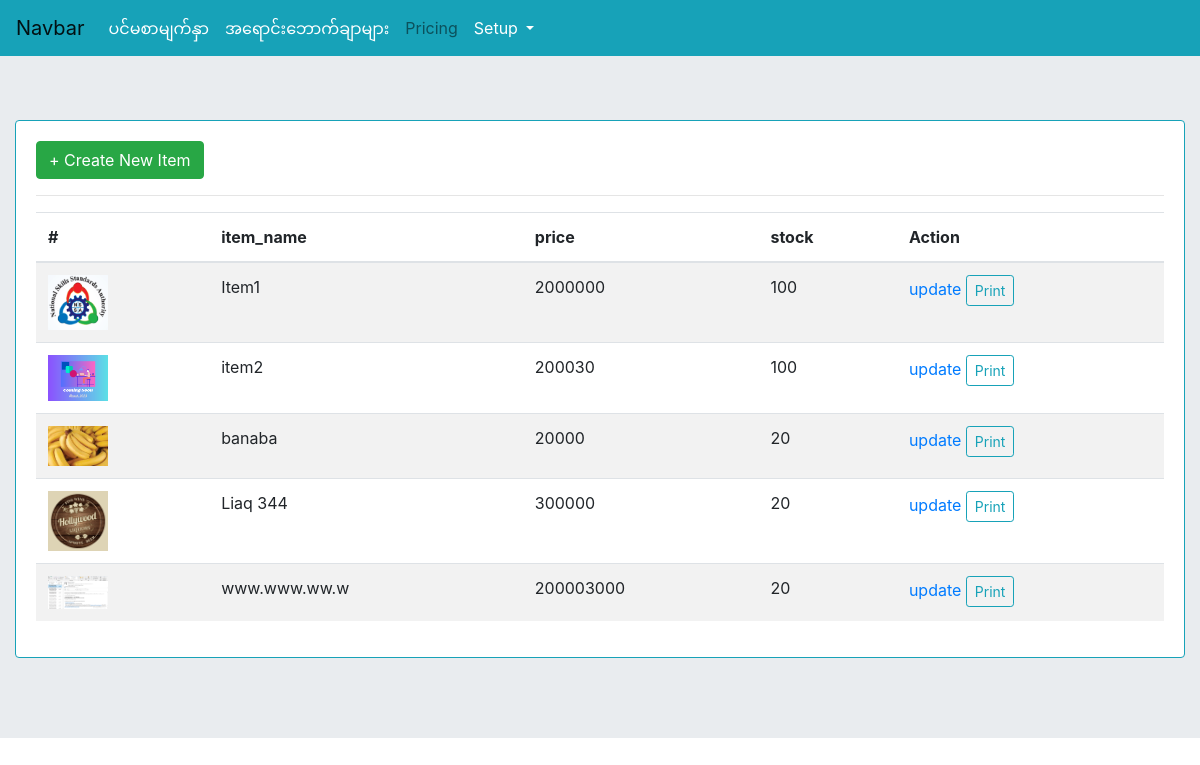
The page /itemlist/ on the database as committed earlier.
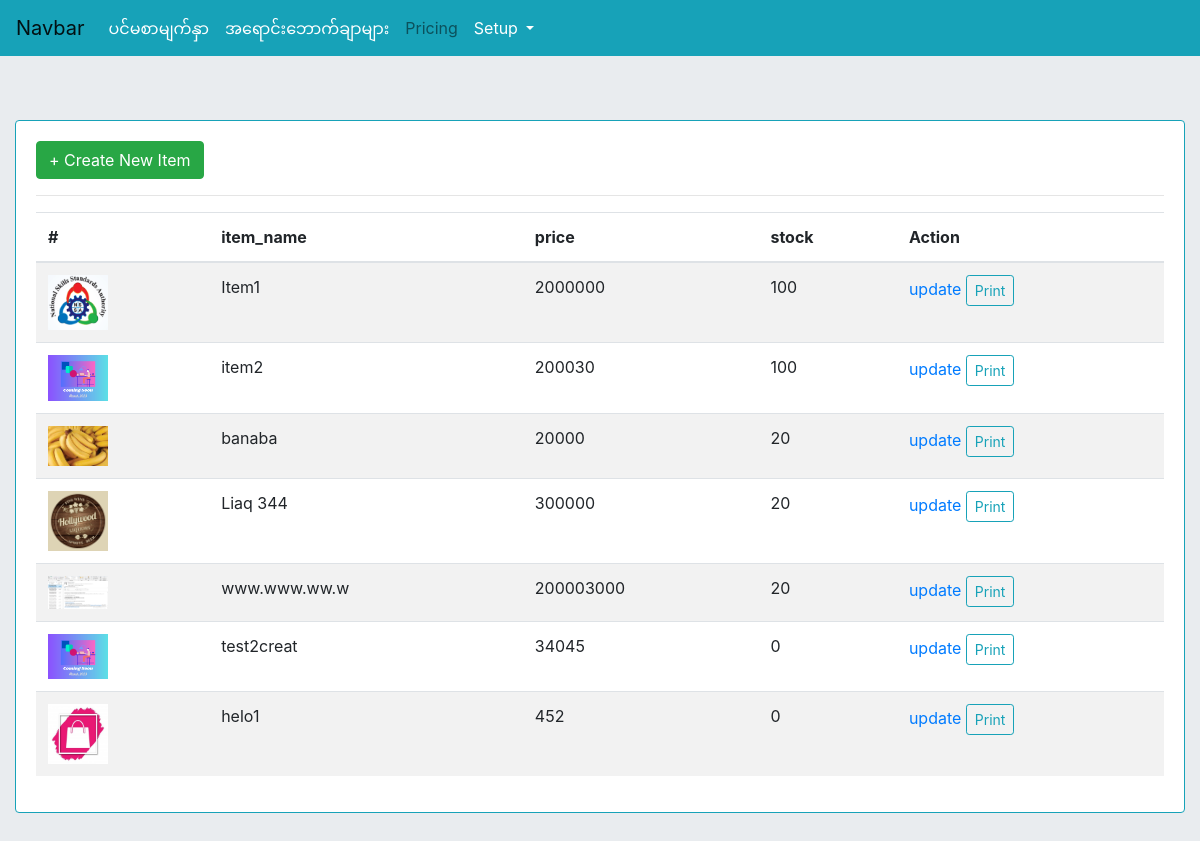
The same page on the database as committed later.
### myapp/models.py (models this page shows, shortened)
class item(models.Model):
    photo = models.ImageField(upload_to='', blank=True, null=True)
    item_name = models.CharField(max_length=255)
    slug = models.CharField(max_length=255, blank=True, null=True)
    price = models.PositiveIntegerField(default=0)
    stock = models.PositiveIntegerField(default=0)
    created_at = models.DateTimeField(auto_now_add=True)
    updated_at = models.DateTimeField(auto_now=True)

### myapp/views.py (the view)
# urls.py: path('itemlist/', views.itemlist, name='itemlist'),
def itemlist(request):
    itm = item.objects.all()
    form = ItemForm()
    context = {'itm':itm, 'form':form}
    return render(request, 'itemlist.html', context)

### templates/itemlist.html (shortened to what this page needs)
{% extends 'base.html' %}
{% block content %}
<div class="card border-info mb-3">
  <div class="card-body">
<button type="button" class="btn btn-success" data-toggle="modal" data-target="#createItm">
  + Create New Item
</button>
<hr>
<table class="table table-striped" id="itemlisttable">
  <thead>
    <tr>
      <th scope="col">#</th>
      <th scope="col">item_name</th>
      <th scope="col">price</th>
      <th scope="col">stock</th>
      <th scope="col">Action</th>
    </tr>
  </thead>
  <tbody>
  	{% for i in itm %}
    <tr>
      <th scope="row"><img src="{{i.photo.url}}" width="60px"></th>
      <td>{{i.item_name}}</td>
      <td>{{i.price}}</td>
      <td>{{i.stock}}</td>
      <td>
      	<a href="{% url 'myapp:update_view' i.id %]">update</a>
        <a href="{% url 'myapp:update_view' i.id %}" class="btn btn-sm btn-outline-info">Print</a>
      </td>
    </tr>
    {% endfor %}
  </tbody>
</table>
  </div>
</div>
{% endblock content %}

### templates/base.html (shortened to what this page needs)
{% load static %}
<!doctype html>
<html lang="en">
  <head>
    <link rel="stylesheet" href="https://cdn.jsdelivr.net/npm/bootstrap@4.6.2/dist/css/bootstrap.min.css">
<link rel="stylesheet" href="https://cdn.datatables.net/2.0.7/css/dataTables.dataTables.css" />
  </head>
  <body>
  	<nav class="navbar navbar-expand-lg navbar-light bg-info">
  <a class="navbar-brand" href="#">Navbar</a>
  <div class="collapse navbar-collapse" id="navbarNavDropdown">
    <ul class="navbar-nav">
      <li class="nav-item active">
        <a class="nav-link text-white" href="#">ပင်မစာမျက်နှာ <span class="sr-only">(current)</span></a>
      </li>
      <li class="nav-item">
        <a class="nav-link text-white" href="{% url 'myapp:inv_list' %}">အရောင်းဘောက်ချာများ</a>
      </li>
      <li class="nav-item">
        <a class="nav-link" href="#">Pricing</a>
      </li>
      <li class="nav-item dropdown">
        <a class="nav-link dropdown-toggle text-white" href="#" role="button" data-toggle="dropdown" aria-expanded="false">
          Setup
        </a>
      </li>
    </ul>
  </div>
</nav>
    <div class="jumbotron jumbotron-fluid">
  <div class="container-fluid">
{% block content %}
{% endblock content %}
  </div>
</div>
  </body>
</html>

Rows that differ between the two databases and show on the page:
added item: photo (picture), item_name "test2creat", price "34045", stock "0"
added item: photo (picture), item_name "helo1", price "452", stock "0"
